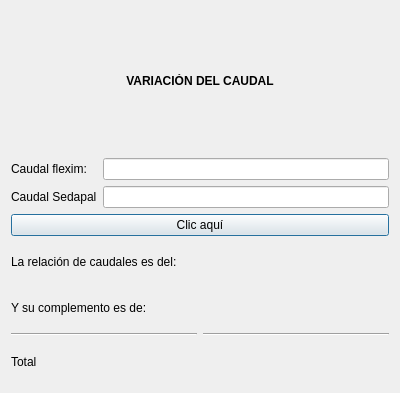
<?xml version="1.0" encoding="UTF-8"?>
<ui version="4.0">
 <class>Dialog</class>
 <widget class="QDialog" name="Dialog">
  <property name="geometry">
   <rect>
    <x>0</x>
    <y>0</y>
    <width>400</width>
    <height>393</height>
   </rect>
  </property>
  <property name="windowTitle">
   <string>Relación para calibrar Flexim</string>
  </property>
  <layout class="QGridLayout" name="gridLayout">
   <item row="0" column="0">
    <layout class="QVBoxLayout" name="verticalLayout_5">
     <item>
      <widget class="QLabel" name="label">
       <property name="text">
        <string>&lt;html&gt;&lt;head/&gt;&lt;body&gt;&lt;p align=&quot;center&quot;&gt;&lt;span style=&quot; font-weight:600;&quot;&gt;VARIACIÓN DEL CAUDAL&lt;/span&gt;&lt;/p&gt;&lt;/body&gt;&lt;/html&gt;</string>
       </property>
      </widget>
     </item>
     <item>
      <layout class="QHBoxLayout" name="horizontalLayout">
       <item>
        <layout class="QVBoxLayout" name="verticalLayout_2">
         <item>
          <widget class="QLabel" name="label_11">
           <property name="text">
            <string>Caudal flexim:</string>
           </property>
          </widget>
         </item>
         <item>
          <widget class="QLabel" name="label_8">
           <property name="text">
            <string>Caudal Sedapal</string>
           </property>
          </widget>
         </item>
        </layout>
       </item>
       <item>
        <layout class="QVBoxLayout" name="verticalLayout">
         <item>
          <widget class="QLineEdit" name="lineEdit_flexim"/>
         </item>
         <item>
          <widget class="QLineEdit" name="lineEdit_sedapal"/>
         </item>
        </layout>
       </item>
      </layout>
     </item>
     <item>
      <widget class="QPushButton" name="pushButton">
       <property name="text">
        <string>Clic aquí</string>
       </property>
      </widget>
     </item>
     <item>
      <layout class="QHBoxLayout" name="horizontalLayout_2">
       <item>
        <layout class="QVBoxLayout" name="verticalLayout_4">
         <item>
          <widget class="QLabel" name="label_9">
           <property name="text">
            <string>La relación de caudales es del:</string>
           </property>
          </widget>
         </item>
         <item>
          <widget class="QLabel" name="label_10">
           <property name="text">
            <string>Y su complemento es de:</string>
           </property>
          </widget>
         </item>
         <item>
          <widget class="Line" name="line_2">
           <property name="orientation">
            <enum>Qt::Horizontal</enum>
           </property>
          </widget>
         </item>
         <item>
          <widget class="QLabel" name="label_2">
           <property name="text">
            <string>Total</string>
           </property>
          </widget>
         </item>
        </layout>
       </item>
       <item>
        <layout class="QVBoxLayout" name="verticalLayout_3">
         <item>
          <widget class="QLabel" name="label_response1">
           <property name="text">
            <string>&lt;html&gt;&lt;head/&gt;&lt;body&gt;&lt;p align=&quot;center&quot;&gt;&lt;br/&gt;&lt;/p&gt;&lt;/body&gt;&lt;/html&gt;</string>
           </property>
          </widget>
         </item>
         <item>
          <widget class="QLabel" name="label_response2">
           <property name="text">
            <string>&lt;html&gt;&lt;head/&gt;&lt;body&gt;&lt;p align=&quot;center&quot;&gt;&lt;br/&gt;&lt;/p&gt;&lt;/body&gt;&lt;/html&gt;</string>
           </property>
          </widget>
         </item>
         <item>
          <widget class="Line" name="line">
           <property name="orientation">
            <enum>Qt::Horizontal</enum>
           </property>
          </widget>
         </item>
         <item>
          <widget class="QLabel" name="label_response3">
           <property name="text">
            <string>&lt;html&gt;&lt;head/&gt;&lt;body&gt;&lt;p align=&quot;center&quot;&gt;&lt;span style=&quot; color:#ff1100;&quot;&gt;&lt;br/&gt;&lt;/span&gt;&lt;/p&gt;&lt;/body&gt;&lt;/html&gt;</string>
           </property>
          </widget>
         </item>
        </layout>
       </item>
      </layout>
     </item>
    </layout>
   </item>
  </layout>
 </widget>
 <resources/>
 <connections/>
</ui>
